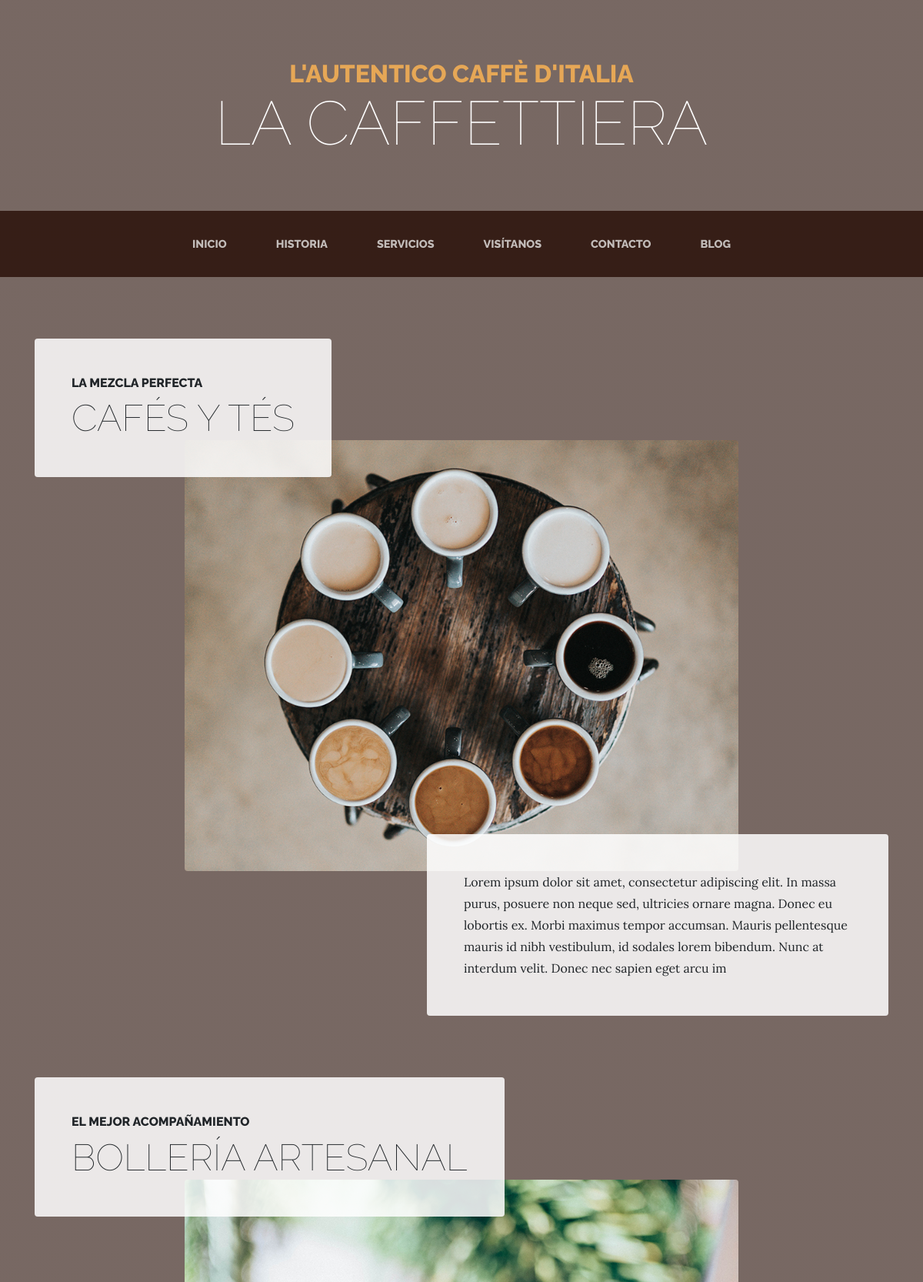
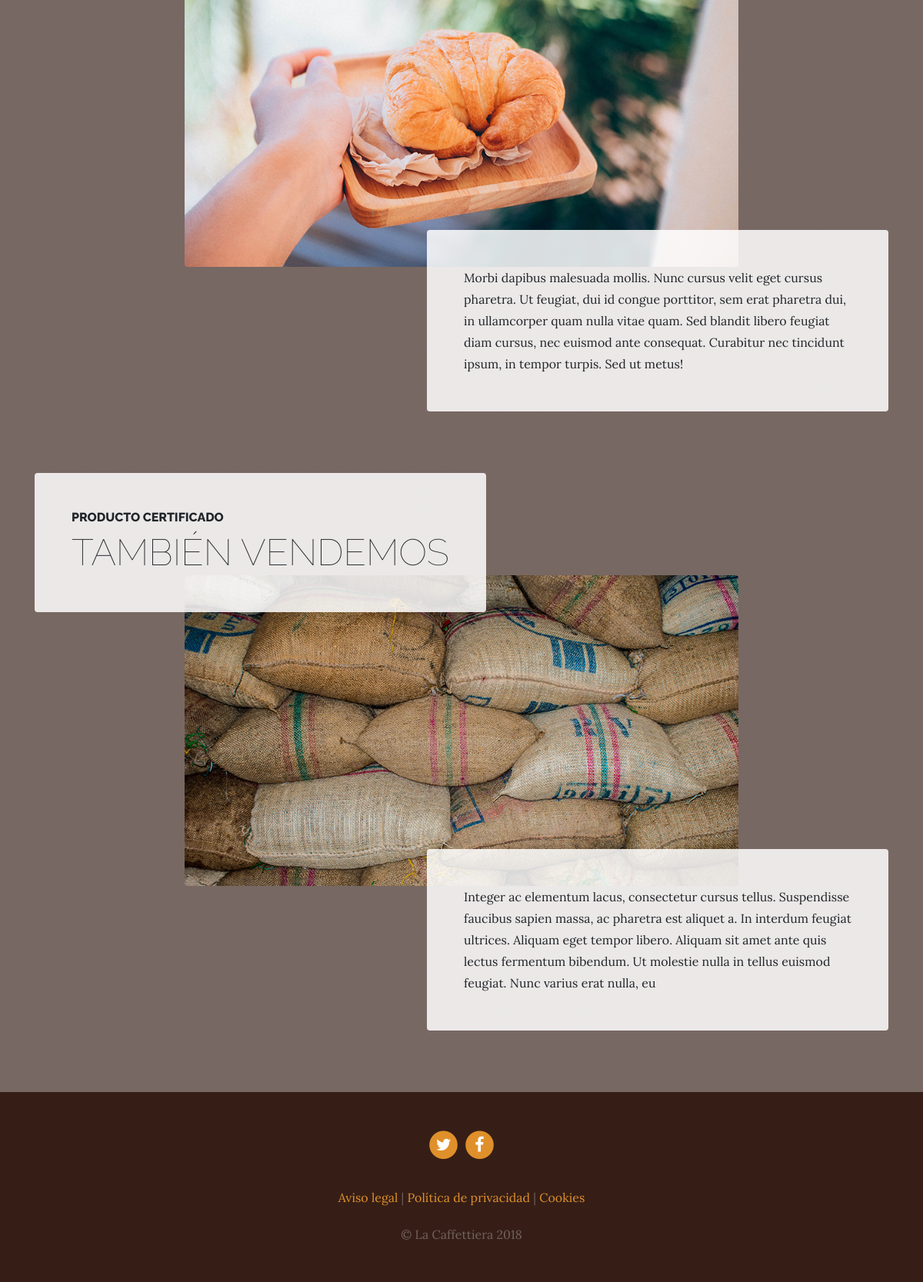
Page /services/ on the committed database (2 pictures, top to bottom).
### services/models.py (models this page shows, shortened)
class services(models.Model):
    title = models.CharField(max_length=200, verbose_name="Título")
    subtitle = models.CharField(max_length=200, verbose_name="Subtítulo")
    content = models.TextField(max_length=300, verbose_name="Contenido")
    image = models.ImageField(verbose_name="Imagen", upload_to="services")
    created = models.DateTimeField(auto_now_add=True, verbose_name="Fecha de creación")
    updated = models.DateTimeField(auto_now=True, verbose_name="Ultima modificación")
    class Meta:
        verbose_name = "Servicio"
        verbose_name_plural = "Servicios"
        ordering = ["-created"]  # puting a '-' indicates to go from newer to older

### pages/models.py (models this page shows, shortened)
class Page(models.Model):
    title = models.CharField(verbose_name="Título", max_length=200)
    content = RichTextField(verbose_name="Contenido", max_length=200)
    order = models.SmallIntegerField(verbose_name="Orden", default=0)
    created = models.DateTimeField(auto_now_add=True, verbose_name="Fecha de creación")
    updated = models.DateTimeField(auto_now=True, verbose_name="Ultima modificación")
    class Meta:
        verbose_name = "Página"
        verbose_name_plural = "Páginas"
        ordering = ["order", "title"]  # puting a '-' indicates to go from newer to older

### services/views.py (the view)
# urls.py: path('', views.service, name="Servicios"),
def service(request):
    servicios = services.objects.all()
    return render(request, "services/services.html", {'servicios': servicios})

### pages/templatetags/pages_extras.py (called while the page is built)
@register.simple_tag
def get_page_list():
    pages = Page.objects.all()
    return pages

### social/processors.py (called while the page is built)
def ctx_dict(request):
    ctx = {}
    links = Link.objects.all()
    for link in links:
        ctx[link.key] = link.url
    return ctx

### services/templates/services/services.html (shortened to what this page needs)
{% extends 'core/base.html' %}
{% load static %}
{% block content %}
  {% for service in servicios reversed %}
    <section class="page-section">
      <div class="container">
        <div class="product-item">
          <div class="product-item-title d-flex">
            <div class="bg-faded p-5 d-flex mr-auto rounded">
              <h2 class="section-heading mb-0">
                <span class="section-heading-upper">{{ service.subtitle }}</span>
                <span class="section-heading-lower">{{ service.title }}</span>
              </h2>
            </div>
          </div>
          <img class="product-item-img mx-auto d-flex rounded img-fluid mb-3 mb-lg-0" src="{{ service.image.url }}" alt="">
          <div class="product-item-description d-flex ml-auto">
            <div class="bg-faded p-5 rounded">
              <p class="mb-0">{{ service.content }}</p>
            </div>
          </div>
        </div>
      </div>
    </section>
  {% endfor %}
{% endblock %}

### core/templates/core/base.html (shortened to what this page needs)
<!DOCTYPE html>
<html lang="es">
{% load static %}
  <head>
    <link href="{% static 'core/vendor/bootstrap/css/bootstrap.min.css' %}" rel="stylesheet">
    <link href="{% static 'core/vendor/font-awesome/css/font-awesome.min.css' %}" rel="stylesheet" type="text/css">
    <link href="{% static 'core/css/business-casual.css' %}" rel="stylesheet">
  </head>
  <body>
    <h1 class="site-heading text-center text-white d-none d-lg-block">
      <span class="site-heading-upper text-primary mb-3">L'autentico caffè d'italia</span>
      <span class="site-heading-lower">La Caffettiera</span>
    </h1>
    <nav class="navbar navbar-expand-lg navbar-dark py-lg-4" id="mainNav">
      <div class="container">
        <div class="collapse navbar-collapse" id="navbarResponsive">
          <ul class="navbar-nav mx-auto">
            <li class="nav-item px-lg-4 {% if request.path == '/' %} active {% endif %} ">
              <a class="nav-link text-uppercase text-expanded" href="{% url 'Home' %}">Inicio</a>
            </li>
            <li class="nav-item px-lg-4 {% if request.path == '/historia/' %} active {% endif %} ">
              <a class="nav-link text-uppercase text-expanded" href="{% url 'Historia' %}">Historia</a>
            </li>
            <li class="nav-item px-lg-4 {% if request.path == '/servicios/' %} active {% endif %} ">
              <a class="nav-link text-uppercase text-expanded" href="{% url 'Servicios' %}">Servicios</a>
            </li>
            <li class="nav-item px-lg-4 {% if request.path == '/visitanos/' %} active {% endif %} ">
              <a class="nav-link text-uppercase text-expanded" href="{% url 'Visitanos' %}">Visítanos</a>
            </li>
            <li class="nav-item px-lg-4 {% if request.path == '/contacto/' %} active {% endif %} ">
              <a class="nav-link text-uppercase text-expanded" href="{% url 'Contacto' %}">Contacto</a>
            </li>
            <li class="nav-item px-lg-4 {% if request.path|slice:':6' == '/blog/' %} active {% endif %} ">
              <a class="nav-link text-uppercase text-expanded" href="{% url 'Blog' %}">Blog</a>
            </li>
          </ul>
        </div>
      </div>
    </nav>
    {% block content %}
    {% endblock %}
    <footer class="footer text-faded text-center py-5">
      <div class="container">
        <p class="m-0">
            {% if LINK_TWITTER %}
                <a href="{{LINK_TWITTER}}" class="link">
                  <span class="fa-stack fa-lg">
                    <i class="fa fa-circle fa-stack-2x"></i>
                    <i class="fa fa-twitter fa-stack-1x fa-inverse"></i>
                  </span>
                </a>
            {% endif %}
            {% if LINK_FACEBOOK %}
                <a href="{{LINK_FACEBOOK}}" class="link">
                  <span class="fa-stack fa-lg">
                    <i class="fa fa-circle fa-stack-2x"></i>
                    <i class="fa fa-facebook fa-stack-1x fa-inverse"></i>
                  </span>
                </a>
            {% endif %}
	    </p>
        <p class="m-0 mbt">
          {% load pages_extras %}
          {% get_page_list as page_list %}
          {% for page in page_list %}
            <a href="{% url 'Page' page.id  page.title|slugify %}" class="link">{{page.title}}</a> {% if not forloop.last %}|{% endif %}
          {% endfor %}
		</p>
        <p class="m-0 mbt1">&copy; La Caffettiera 2018</p>
      </div>
	</footer>
  </body>
</html>

### core/static/core/css/business-casual.css (style rules this page uses)
body { font-family: 'Lora'; background: linear-gradient(rgba(47, 23, 15, 0.65), rgba(47, 23, 15, 0.65)), url("../img/bg.jpg"); background-attachment: fixed; background-position: center; background-size: cover; }
h1, h2, h3, h4, h5, h6 { font-family: 'Raleway'; }
p { line-height: 1.75; }
.text-faded { color: rgba(255, 255, 255, 0.3); }
.site-heading { margin-top: 5rem; margin-bottom: 5rem; text-transform: uppercase; line-height: 1; font-family: 'Raleway'; }
.site-heading .site-heading-upper { display: block; font-size: 2rem; font-weight: 800; }
.site-heading .site-heading-lower { font-size: 5rem; font-weight: 100; line-height: 4rem; }
.page-section { margin-top: 5rem; margin-bottom: 5rem; }
.section-heading { text-transform: uppercase; }
.section-heading .section-heading-upper { display: block; font-size: 1rem; font-weight: 800; padding-bottom:.5rem; }
.section-heading .section-heading-lower { display: block; font-size: 3rem; font-weight: 100; }
.bg-faded { background-color: rgba(255, 255, 255, 0.85); }
#mainNav { background-color: rgba(47, 23, 15, 0.9); font-family: 'Raleway'; }
#mainNav .navbar-nav .nav-item .nav-link { color: rgba(255, 255, 255, 0.7); font-weight: 800; }
@media (min-width: 992px) { #mainNav .navbar-nav .nav-item .nav-link { font-size: 0.9rem; } }
@media (min-width: 992px) { .product-item .product-item-title { position: relative; z-index: 1; margin-bottom: -3rem; } }
@media (min-width: 992px) { .product-item .product-item-img { position: relative; z-index: 0; max-width: 60vw; } }
@media (min-width: 992px) { .product-item .product-item-description { position: relative; z-index: 1; margin-top: -3rem; max-width: 50vw; } }
.footer { background-color: rgba(47, 23, 15, 0.9); }
.text-primary { color: #e6a756 !important; }
.mbt { padding-top: 2rem; }
.mbt1 { padding-top: 1.25rem; }
a.link { color: #df902a; }

### rows in the picture
services: subtitle "LA MEZCLA PERFECTA", title "CAFÉS Y TÉS", image (picture), content "Lorem ipsum dolor sit amet, consectetur adipiscing elit. In massa purus, posuere non neque sed, ultricies ornare magna. Donec eu lobortis ex. Morbi maximus tempor accumsan. Mauris pellentesque mauris id nibh vestibulum, id sodales lorem bibendum. Nunc at interdum velit. Donec nec sapien eget arcu im"
services: subtitle "EL MEJOR ACOMPAÑAMIENTO", title "BOLLERÍA ARTESANAL", image (picture), content "Morbi dapibus malesuada mollis. Nunc cursus velit eget cursus pharetra. Ut feugiat, dui id congue porttitor, sem erat pharetra dui, in ullamcorper quam nulla vitae quam. Sed blandit libero feugiat diam cursus, nec euismod ante consequat. Curabitur nec tincidunt ipsum, in tempor turpis. Sed ut metus!"
services: subtitle "PRODUCTO CERTIFICADO", title "TAMBIÉN VENDEMOS", image (picture), content "Integer ac elementum lacus, consectetur cursus tellus. Suspendisse faucibus sapien massa, ac pharetra est aliquet a. In interdum feugiat ultrices. Aliquam eget tempor libero. Aliquam sit amet ante quis lectus fermentum bibendum. Ut molestie nulla in tellus euismod feugiat. Nunc varius erat nulla, eu"
Page: title "Aviso legal"
Page: title "Política de privacidad"
Page: title "Cookies"
